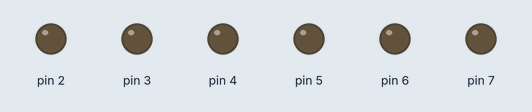
Simulated run of this sketch. Board: Arduino Uno, built with avr-gcc and run on an emulated ATmega328P. On the bench: output pins drawn as LEDs (lit = HIGH).

Above: at 0.07 s.
At 0.52 s:
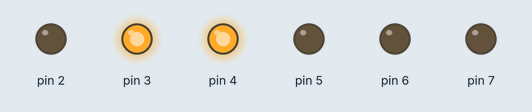
At 0.82 s:
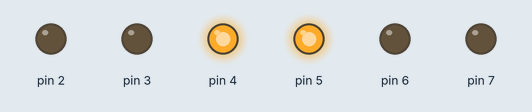
At 1.72 s:
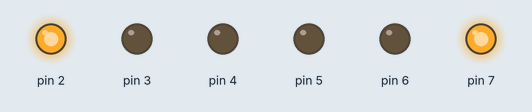
At 2.92 s:
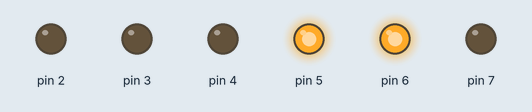
At 3.82 s:
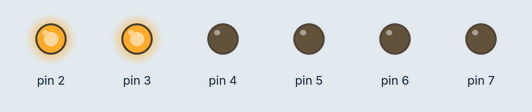
Timing chart, 0 to 4.1 s (numbered marks = the images above):
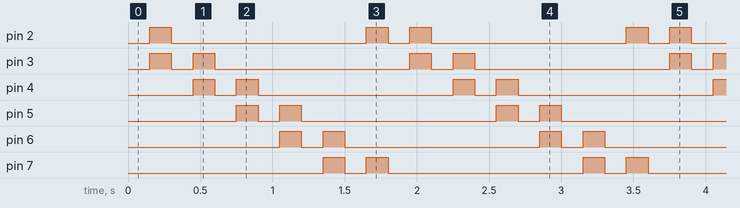

Measured:
- by itself, pin 2: repeats every 1.8 s: LOW 1.4 s, HIGH 0.15 s, LOW 0.15 s, HIGH 0.15 s
- by itself, pin 3–7: repeats every 1.8 s: LOW 0.15 s, HIGH 0.15 s, LOW 1.4 s, HIGH 0.15 s
- by itself, everything shown: repeats every 1.8 s, in 12 steps

The sketch:

LED_Chaser.ino
```cpp
int i;

void setup()
{
  for (i=2; i<8; i++)
  	pinMode(i,OUTPUT);
}

void loop()
{
  for (i=2;i<8;i++) {
    for (int j=2; j<8; j++)
    	digitalWrite(j,LOW);
  	delay(150);

    digitalWrite(i,HIGH);
    if(i!=7) {
      digitalWrite(i+1,HIGH);
    }
    else {
      i=1;
      digitalWrite(i+1,HIGH);
    }
    delay(150);
  }
}
```
